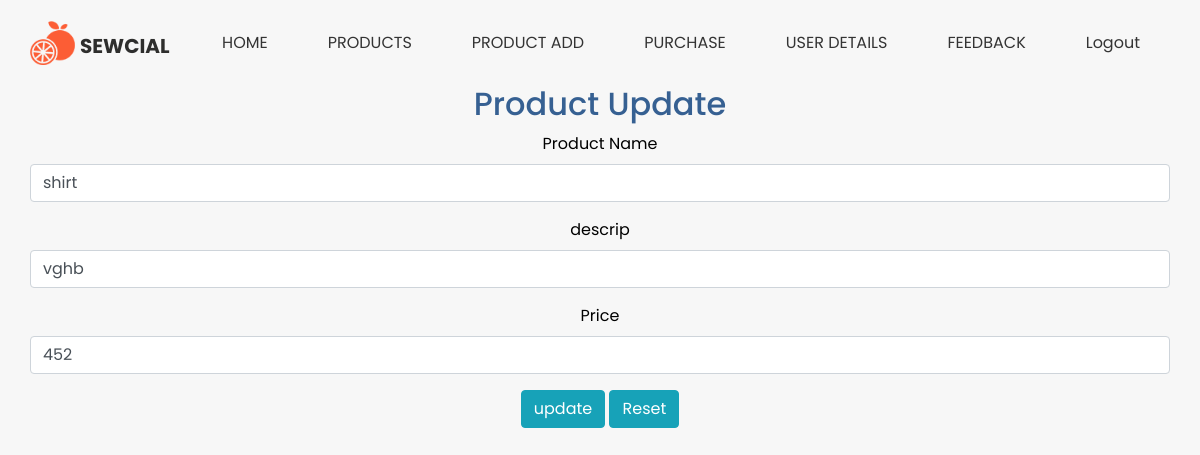
Screenshot of /admin_product_update?id=22 (signed in) with the database file from the repository.
### myapp/models.py (models this page shows, shortened)
class Product(models.Model):
    product_name = models.CharField(max_length=100)
    price = models.IntegerField()
    desc = models.CharField(max_length=500)
    image = models.ImageField(upload_to='products')
    category = models.ForeignKey(Category, on_delete=models.CASCADE, null=True, blank=True)

### myapp/views.py (the view)
# urls.py: path('admin_product_update', views.admin_product_update, name='admin_product_update'),
def admin_product_update(request):
    if 'admin_id' in request.session:
        if request.method == 'POST':
            id = request.POST.get('id')
            up = Product.objects.get(id=int(id))
            product_name = request.POST.get('product_name')
            desc = request.POST.get('desc')
            price = request.POST.get('price')
            up.product_name = product_name
            up.desc = desc
            up.price = price
            up.save()
            msg = 'Product updated'
            up_l = Product.objects.all()
            context = {'details': up_l, 'msg': msg}
            return render(request, 'myapp/admin_product_details_view.html', context)
        else:
            id = request.GET.get('id')
            up = Product.objects.get(id=int(id))
            context = {'up': up}
            return render(request, 'myapp/admin_product_update.html', context)
    else:
        return redirect('admin_login')

### myapp/context_processor.py (called while the page is built)
def list_categories(request):
    categories = Category.objects.all()
    data = {'categories': categories}
    return data

### templates/myapp/admin_product_update.html (shortened to what this page needs)
{% extends 'myapp/admin_base.html' %}
{% load static %}
{% block background %}background="https://images.pexels.com/photos/1029612/pexels-photo-1029612.jpeg?auto=compress&cs=tinysrgb&dpr=2&h=650&w=940" {% endblock %}
{% block body %}
<center>
    <h2><font color="#366092">Product Update</font></h2>
<div class="container">
    <form name="frm"  role="form" action="{% url 'admin_product_update' %}" method="post"
        enctype="multipart/form-data">
           <div class="form-group">
               <label for="product_name">Product Name</label>
               <input type="text" class="form-control" id="product_name" name="product_name" placeholder="title "  required="required" value="{{ up.product_name }}">
           </div>
           <div class="form-group">
               <label for="desc">descrip</label>
               <input type="text"  class="form-control" id="desc" name="desc"  required="required" value="{{ up.desc }}" >
           </div>
           <div class="form-group">
             <label for="price">Price</label>
            <input type="text"  class="form-control" id="price" name="price" value="{{ up.price }}"  placeholder="price"  >
           </div>
            <button type="submit" class="btn btn-info" id="bt" name="bt">update</button>
            <button type="reset" class="btn btn-info" id="rt" name="rt">Reset</button>
    </form>
</div>
</center>
{% endblock %}

### static/myapp/css/style.css (style rules this page uses)
body { font-family: 'Poppins', sans-serif; color: #000000; background-color: #ffffff; }
.btn, .btn:focus { outline: none !important; box-shadow: none; }

### static/myapp/css/responsive.css (style rules this page uses)
@media (min-width: 1200px) { .container { max-width: 1170px; } }

### rows the page displays
Product: product_name "shirt", desc "vghb", price "452"
